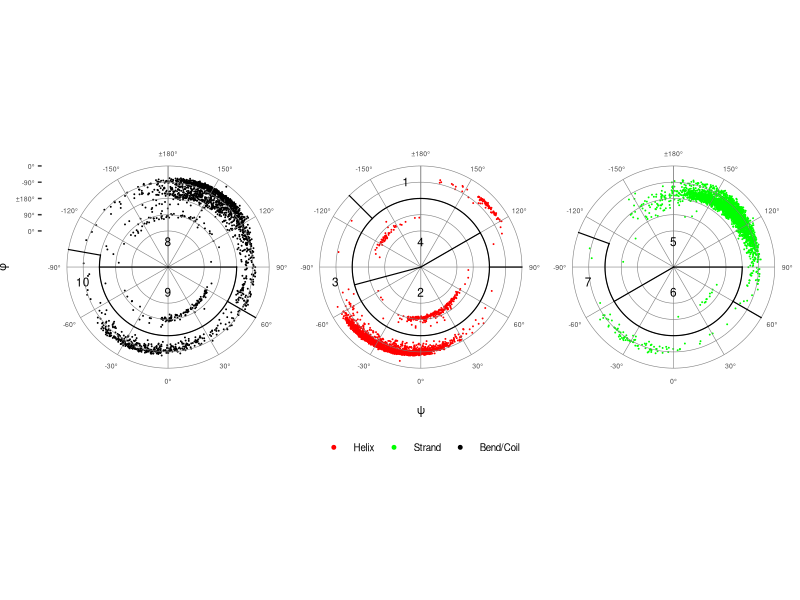

Reproduce this figure in R.

library(ggplot2)
library(plyr)

# clear environment
rm(list = ls())

# read in data files
df <- read.csv('torsion.txt')
lines <- read.csv('region_lines.txt')
annotes <- read.csv('region_annotes.txt')

# map values
df$sse <- mapvalues(df$sse, from = c('Turn', 'Bridge', 'Bend', 'Coil'), to = c('Helix', 'Strand', 'Bend/Coil', 'Bend/Coil'))

# subset data
df <- subset(df, df$sse == 'Helix' | df$sse == 'Strand' | df$sse == 'Bend/Coil')

# reorder factor levels
df$sse <- factor(df$sse, levels = c('Helix', 'Strand', 'Bend/Coil'))

# wrap and translate torsion angles
df$phi <- ifelse(df$phi < 0, df$phi + 360, df$phi)
df$phi <- df$phi + 200

# color scale
color_scale <- c('Helix' = 'red', 'Strand' = 'green', 'Bend/Coil' = 'black')

ggplot(df, aes(phi, psi, color = sse)) +
    
    # geoms
    geom_point(
        size = rel(0.01)
    ) + 
    geom_vline(
        xintercept = seq(200, 560, by = 90), 
        colour = 'grey50', 
        size = rel(0.2)
    ) +
    geom_hline(
        yintercept = seq(-180, 180, by = 30), 
        colour = 'grey50', 
        size = rel(0.2)
    ) +
    geom_segment(
        data = lines,
        size = rel(0.4),
        lineend = 'square',
        aes(x, y, xend = xend, yend = yend),
        inherit.aes = FALSE
    ) + 
    geom_text(
        data = annotes, 
        size = 3, 
        color = 'black',
        aes(x = phi, y = psi, label = label)
    ) +
    
    # scales
    scale_x_continuous(
        limits = c(0,560),
        expand = c(0,0),
        breaks = c(200,290,380,470,560),
        labels = c('0\u00B0','90\u00B0','\u00B1180\u00B0','-90\u00B0','0\u00B0')
    ) + 
    scale_y_continuous(
        limits = c(-180,180),
        expand = c(0,0),
        breaks = c(-150,-120,-90,-60,-30,0,30,60,90,120,150,180),
        labels = c('-150\u00B0','-120\u00B0','-90\u00B0','-60\u00B0','-30\u00B0','0\u00B0','30\u00B0','60\u00B0','90\u00B0','120\u00B0','150\u00B0','\u00B1180\u00B0')
    ) + 
    scale_color_manual(NULL, values = color_scale) + 
    
    # guides
    guides(color = guide_legend(override.aes = list(size = rel(1)))) + 

    # ceordinates 
    coord_polar(
       theta = 'y',
       direction = -1
    ) +

    # axis labels
    labs(
         x = expression(phi), 
         y = expression(psi)
    ) + 

    # faceting
    facet_wrap(~sse, nrow = 1, scales = 'fixed') + 

    # default theme 
    theme_bw() +

    # default override
    theme(
        plot.title = element_blank(), 
        plot.margin = margin(0,0,0,0),

        panel.border = element_blank(),
        panel.grid = element_blank(),
        panel.spacing.x = unit(0,'pt'),
        
        axis.text = element_text(size = 5), 
        axis.title = element_text(size = 8), 

        strip.background = element_blank(),
        strip.text = element_blank(),
        
        legend.title = element_blank(), 
        legend.text = element_text(size = 7),
        legend.position = 'bottom',
        legend.margin = margin(0,0,0,0),
        legend.direction = 'horizontal'
    )

ggsave('regions.eps', width = 7, height = 2.5, dpi=600)

